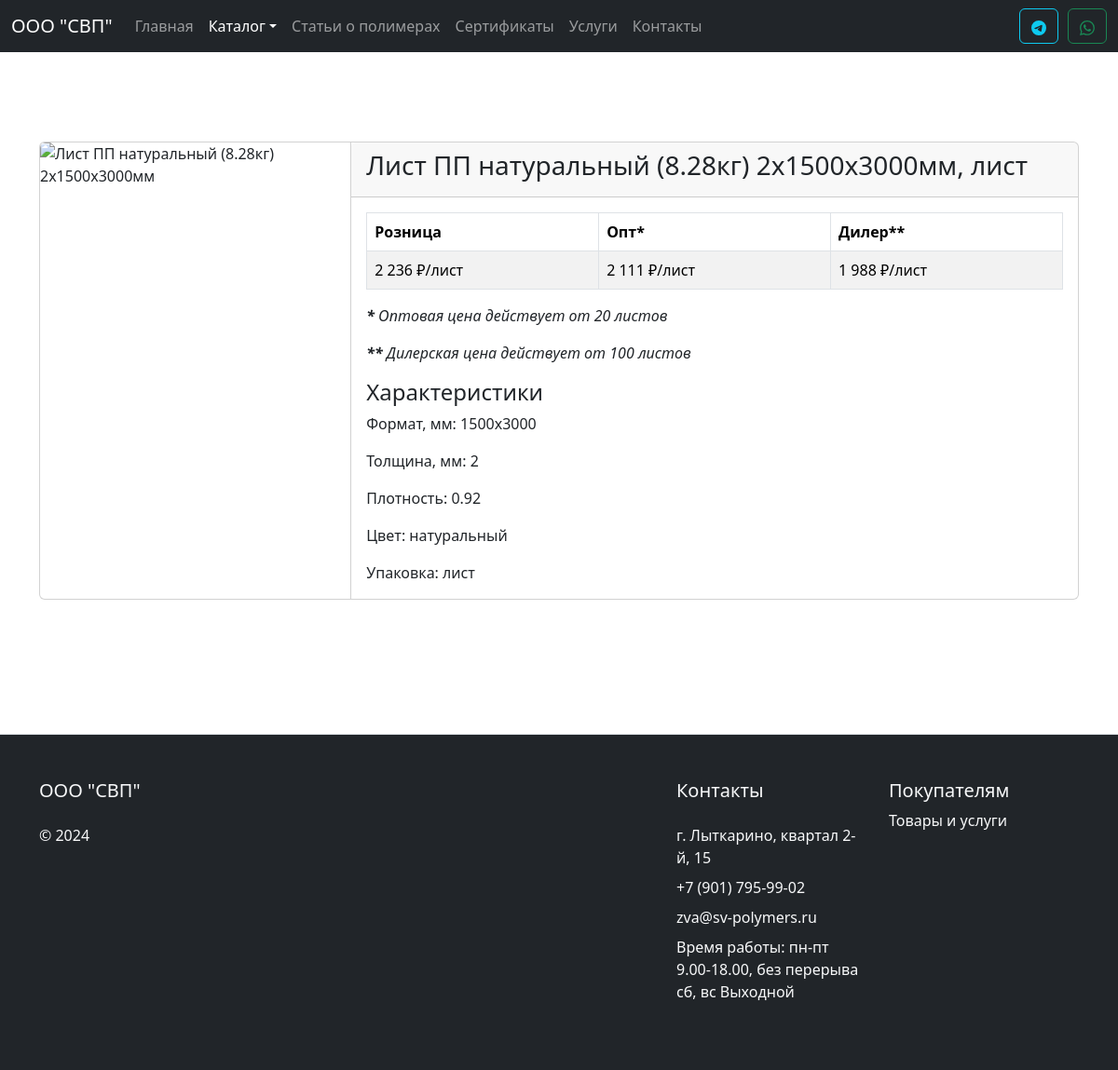
The page /catalog/pp/product?id=1 on the database its author committed.
### tables this page shows
CREATE TABLE `products_polypropylene` (
  `id` int(10) NOT NULL,
  `article` varchar(20) NOT NULL,
  `name` varchar(100) NOT NULL,
  `category` int(5) NOT NULL,
  `subcategory` int(5) NOT NULL,
  `image` varchar(100) NOT NULL,
  `price` float NOT NULL,
  `opt_price` float NOT NULL,
  `diler_price` float NOT NULL,
  `pack` varchar(30) NOT NULL,
  `thickness` float NOT NULL,
  `length` int(10) NOT NULL,
  `width` int(10) NOT NULL,
  `weight` float NOT NULL COMMENT 'Вес',
  `density` float NOT NULL COMMENT 'Плотность',
  `color` varchar(30) NOT NULL
);

### catalog/pp/product.php (the view, shortened to what this page needs)
<?
include_once $_SERVER['DOCUMENT_ROOT'] . "/modules/header.php";
require($_SERVER['DOCUMENT_ROOT'] . '/database/db.php');
$id = $_GET['id'];
if ($id) {
  $sql = "SELECT * FROM products_polypropylene WHERE id = $id";
} else {
}
$result = $conn->query($sql);
if ($result->num_rows != 0) {
  $product = $result->fetch_assoc();
}
?>
<div class="container my-5">
  <div class="card my-5">
    <div class="row g-0">
      <div class="" style="max-width: 30%; border-right: 1px solid var(--bs-border-color-translucent);">
        <img src="<?= '/assets/images/catalog/' . $product['image'] ?>" class="img-fluid rounded-start" style="width: 100%; height: 100%" alt="<?= $product['name'] ?>">
      </div>
      <div class="" style="flex: 1;">
        <div class="card-header">
          <h3><?= $product['name'] . ', ' . $product['pack'] ?></h3>
        </div>
        <div class="card-body">
          <div class="card-text">
            <table class="table table-striped table-bordered">
              <thead>
                <tr>
                  <th scope="col">Розница</th>
                  <th scope="col">Опт*</th>
                  <th scope="col">Дилер**</th>
                </tr>
              </thead>
              <tbody>
                <tr>
                  <td><?= number_format($product['price'], 0, '.', ' ') . ' ₽/лист' ?></td>
                  <td><?= number_format($product['opt_price'], 0, '.', ' ') . ' ₽/лист' ?></td>
                  <td><?= number_format($product['diler_price'], 0, '.', ' ') . ' ₽/лист' ?></td>
                </tr>
              </tbody>
            </table>
          </div>
          <p><em><strong>*</strong> Оптовая цена действует от 20 листов</em></p>
          <p><em><strong>**</strong> Дилерская цена действует от 100 листов</em></p>
          <h4>Характеристики</h4>
          <p class="card-text"><?= 'Формат, мм: ' . $product['length'] . 'x' . $product['width'] ?></p>
          <p class="card-text"><?= 'Толщина, мм: ' . $product['thickness'] ?></p>
          <p class="card-text"><?= 'Плотность: ' . $product['density'] ?></p>
          <p class="card-text"><?= 'Цвет: ' . $product['color'] ?></p>
          <p class="card-text"><?= 'Упаковка: ' . $product['pack'] ?></p>
        </div>
      </div>
    </div>
  </div>
</div>
<? include_once $_SERVER['DOCUMENT_ROOT'] . "/modules/footer.php"; ?>

### assets/style.css (style rules this page uses)
body { min-height: 100vh; display: flex; flex-direction: column; }

### rows shown on the page
products_polypropylene: name "Лист ПП натуральный (8.28кг) 2х1500х3000мм", pack "лист", price "2 236", opt_price "2 111", diler_price "1 988", length "1500", width "3000", thickness "2", density "0.92", color "натуральный"
